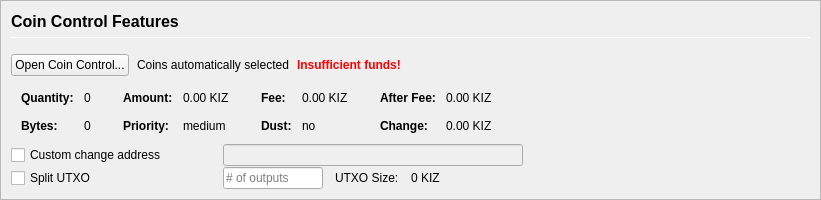
         <widget class="QFrame" name="frameCoinControl">
          <property name="sizePolicy">
           <sizepolicy hsizetype="Expanding" vsizetype="Expanding">
            <horstretch>0</horstretch>
            <verstretch>0</verstretch>
           </sizepolicy>
          </property>
          <property name="maximumSize">
           <size>
            <width>16777215</width>
            <height>16777215</height>
           </size>
          </property>
          <property name="frameShape">
           <enum>QFrame::StyledPanel</enum>
          </property>
          <property name="frameShadow">
           <enum>QFrame::Sunken</enum>
          </property>
          <layout class="QVBoxLayout" name="verticalLayoutCoinControl2">
           <property name="spacing">
            <number>0</number>
           </property>
           <property name="leftMargin">
            <number>0</number>
           </property>
           <property name="topMargin">
            <number>0</number>
           </property>
           <property name="rightMargin">
            <number>0</number>
           </property>
           <property name="bottomMargin">
            <number>0</number>
           </property>
           <item>
            <widget class="QFrame" name="frameCoinControl_BG">
             <layout class="QVBoxLayout" name="verticalLayoutCoinControl" stretch="0,0,0,0,0,0">
              <property name="spacing">
               <number>1</number>
              </property>
              <property name="leftMargin">
               <number>10</number>
              </property>
              <property name="topMargin">
               <number>10</number>
              </property>
              <item>
               <layout class="QHBoxLayout" name="horizontalLayoutCoinControl1">
                <property name="bottomMargin">
                 <number>15</number>
                </property>
                <item>
                 <layout class="QVBoxLayout" name="verticalLayout_3">
                  <property name="spacing">
                   <number>6</number>
                  </property>
                  <item>
                   <widget class="QLabel" name="labelCoinControlFeatures">
                    <property name="sizePolicy">
                     <sizepolicy hsizetype="Preferred" vsizetype="Maximum">
                      <horstretch>0</horstretch>
                      <verstretch>0</verstretch>
                     </sizepolicy>
                    </property>
                    <property name="minimumSize">
                     <size>
                      <width>0</width>
                      <height>20</height>
                     </size>
                    </property>
                    <property name="font">
                     <font>
                      <pointsize>12</pointsize>
                      <weight>75</weight>
                      <bold>true</bold>
                     </font>
                    </property>
                    <property name="styleSheet">
                     <string notr="true">font-weight:bold;</string>
                    </property>
                    <property name="text">
                     <string>Coin Control Features</string>
                    </property>
                   </widget>
                  </item>
                  <item>
                   <widget class="Line" name="line">
                    <property name="minimumSize">
                     <size>
                      <width>0</width>
                      <height>1</height>
                     </size>
                    </property>
                    <property name="maximumSize">
                     <size>
                      <width>16777215</width>
                      <height>1</height>
                     </size>
                    </property>
                    <property name="orientation">
                     <enum>Qt::Horizontal</enum>
                    </property>
                   </widget>
                  </item>
                 </layout>
                </item>
               </layout>
              </item>
              <item>
               <layout class="QHBoxLayout" name="horizontalLayoutCoinControl2" stretch="0,0,0,0">
                <property name="spacing">
                 <number>8</number>
                </property>
                <property name="bottomMargin">
                 <number>10</number>
                </property>
                <item>
                 <widget class="QPushButton" name="pushButtonCoinControl">
                  <property name="styleSheet">
                   <string notr="true"/>
                  </property>
                  <property name="text">
                   <string>Open Coin Control...</string>
                  </property>
                  <property name="autoDefault">
                   <bool>false</bool>
                  </property>
                 </widget>
                </item>
                <item>
                 <widget class="QLabel" name="labelCoinControlAutomaticallySelected">
                  <property name="text">
                   <string>Coins automatically selected</string>
                  </property>
                  <property name="margin">
                   <number>5</number>
                  </property>
                 </widget>
                </item>
                <item>
                 <widget class="QLabel" name="labelCoinControlInsuffFunds">
                  <property name="font">
                   <font>
                    <weight>75</weight>
                    <bold>true</bold>
                   </font>
                  </property>
                  <property name="styleSheet">
                   <string notr="true">color:red;font-weight:bold;</string>
                  </property>
                  <property name="text">
                   <string>Insufficient funds!</string>
                  </property>
                  <property name="margin">
                   <number>5</number>
                  </property>
                 </widget>
                </item>
                <item>
                 <spacer name="horizontalSpacerCoinControl">
                  <property name="orientation">
                   <enum>Qt::Horizontal</enum>
                  </property>
                  <property name="sizeHint" stdset="0">
                   <size>
                    <width>40</width>
                    <height>1</height>
                   </size>
                  </property>
                 </spacer>
                </item>
               </layout>
              </item>
              <item>
               <widget class="QWidget" name="widgetCoinControl" native="true">
                <property name="sizePolicy">
                 <sizepolicy hsizetype="Preferred" vsizetype="Preferred">
                  <horstretch>0</horstretch>
                  <verstretch>0</verstretch>
                 </sizepolicy>
                </property>
                <property name="minimumSize">
                 <size>
                  <width>0</width>
                  <height>0</height>
                 </size>
                </property>
                <property name="styleSheet">
                 <string notr="true"/>
                </property>
                <layout class="QHBoxLayout" name="horizontalLayoutCoinControl5">
                 <property name="leftMargin">
                  <number>0</number>
                 </property>
                 <property name="topMargin">
                  <number>0</number>
                 </property>
                 <property name="rightMargin">
                  <number>0</number>
                 </property>
                 <property name="bottomMargin">
                  <number>0</number>
                 </property>
                 <item>
                  <layout class="QHBoxLayout" name="horizontalLayoutCoinControl3" stretch="0,0,0,1">
                   <property name="spacing">
                    <number>20</number>
                   </property>
                   <property name="topMargin">
                    <number>0</number>
                   </property>
                   <property name="bottomMargin">
                    <number>10</number>
                   </property>
                   <item>
                    <layout class="QFormLayout" name="formLayoutCoinControl1">
                     <property name="horizontalSpacing">
                      <number>10</number>
                     </property>
                     <property name="verticalSpacing">
                      <number>14</number>
                     </property>
                     <property name="leftMargin">
                      <number>10</number>
                     </property>
                     <property name="topMargin">
                      <number>4</number>
                     </property>
                     <property name="rightMargin">
                      <number>6</number>
                     </property>
                     <item row="0" column="0">
                      <widget class="QLabel" name="labelCoinControlQuantityText">
                       <property name="font">
                        <font>
                         <weight>75</weight>
                         <bold>true</bold>
                        </font>
                       </property>
                       <property name="text">
                        <string>Quantity:</string>
                       </property>
                       <property name="margin">
                        <number>0</number>
                       </property>
                      </widget>
                     </item>
                     <item row="0" column="1">
                      <widget class="QLabel" name="labelCoinControlQuantity">
                       <property name="cursor">
                        <cursorShape>IBeamCursor</cursorShape>
                       </property>
                       <property name="contextMenuPolicy">
                        <enum>Qt::ActionsContextMenu</enum>
                       </property>
                       <property name="text">
                        <string notr="true">0</string>
                       </property>
                       <property name="margin">
                        <number>0</number>
                       </property>
                       <property name="textInteractionFlags">
                        <set>Qt::LinksAccessibleByMouse|Qt::TextSelectableByKeyboard|Qt::TextSelectableByMouse</set>
                       </property>
                      </widget>
                     </item>
                     <item row="1" column="0">
                      <widget class="QLabel" name="labelCoinControlBytesText">
                       <property name="font">
                        <font>
                         <weight>75</weight>
                         <bold>true</bold>
                        </font>
                       </property>
                       <property name="text">
                        <string>Bytes:</string>
                       </property>
                      </widget>
                     </item>
                     <item row="1" column="1">
                      <widget class="QLabel" name="labelCoinControlBytes">
                       <property name="cursor">
                        <cursorShape>IBeamCursor</cursorShape>
                       </property>
                       <property name="contextMenuPolicy">
                        <enum>Qt::ActionsContextMenu</enum>
                       </property>
                       <property name="text">
                        <string notr="true">0</string>
                       </property>
                       <property name="textInteractionFlags">
                        <set>Qt::LinksAccessibleByMouse|Qt::TextSelectableByKeyboard|Qt::TextSelectableByMouse</set>
                       </property>
                      </widget>
                     </item>
                    </layout>
                   </item>
                   <item>
                    <layout class="QFormLayout" name="formLayoutCoinControl2">
                     <property name="horizontalSpacing">
                      <number>10</number>
                     </property>
                     <property name="verticalSpacing">
                      <number>14</number>
                     </property>
                     <property name="leftMargin">
                      <number>6</number>
                     </property>
                     <property name="topMargin">
                      <number>4</number>
                     </property>
                     <property name="rightMargin">
                      <number>6</number>
                     </property>
                     <item row="0" column="0">
                      <widget class="QLabel" name="labelCoinControlAmountText">
                       <property name="font">
                        <font>
                         <weight>75</weight>
                         <bold>true</bold>
                        </font>
                       </property>
                       <property name="text">
                        <string>Amount:</string>
                       </property>
                       <property name="margin">
                        <number>0</number>
                       </property>
                      </widget>
                     </item>
                     <item row="0" column="1">
                      <widget class="QLabel" name="labelCoinControlAmount">
                       <property name="cursor">
                        <cursorShape>IBeamCursor</cursorShape>
                       </property>
                       <property name="contextMenuPolicy">
                        <enum>Qt::ActionsContextMenu</enum>
                       </property>
                       <property name="text">
                        <string notr="true">0.00 KIZ</string>
                       </property>
                       <property name="textInteractionFlags">
                        <set>Qt::LinksAccessibleByMouse|Qt::TextSelectableByKeyboard|Qt::TextSelectableByMouse</set>
                       </property>
                      </widget>
                     </item>
                     <item row="1" column="0">
                      <widget class="QLabel" name="labelCoinControlPriorityText">
                       <property name="font">
                        <font>
                         <weight>75</weight>
                         <bold>true</bold>
                        </font>
                       </property>
                       <property name="text">
                        <string>Priority:</string>
                       </property>
                      </widget>
                     </item>
                     <item row="1" column="1">
                      <widget class="QLabel" name="labelCoinControlPriority">
                       <property name="cursor">
                        <cursorShape>IBeamCursor</cursorShape>
                       </property>
                       <property name="contextMenuPolicy">
                        <enum>Qt::ActionsContextMenu</enum>
                       </property>
                       <property name="text">
                        <string>medium</string>
                       </property>
                       <property name="textInteractionFlags">
                        <set>Qt::LinksAccessibleByMouse|Qt::TextSelectableByKeyboard|Qt::TextSelectableByMouse</set>
                       </property>
                      </widget>
                     </item>
                    </layout>
                   </item>
                   <item>
                    <layout class="QFormLayout" name="formLayoutCoinControl3">
                     <property name="horizontalSpacing">
                      <number>10</number>
                     </property>
                     <property name="verticalSpacing">
                      <number>14</number>
                     </property>
                     <property name="leftMargin">
                      <number>6</number>
                     </property>
                     <property name="topMargin">
                      <number>4</number>
                     </property>
                     <property name="rightMargin">
                      <number>6</number>
                     </property>
                     <item row="0" column="0">
                      <widget class="QLabel" name="labelCoinControlFeeText">
                       <property name="font">
                        <font>
                         <weight>75</weight>
                         <bold>true</bold>
                        </font>
                       </property>
                       <property name="text">
                        <string>Fee:</string>
                       </property>
                       <property name="margin">
                        <number>0</number>
                       </property>
                      </widget>
                     </item>
                     <item row="0" column="1">
                      <widget class="QLabel" name="labelCoinControlFee">
                       <property name="cursor">
                        <cursorShape>IBeamCursor</cursorShape>
                       </property>
                       <property name="contextMenuPolicy">
                        <enum>Qt::ActionsContextMenu</enum>
                       </property>
                       <property name="text">
                        <string notr="true">0.00 KIZ</string>
                       </property>
                       <property name="textInteractionFlags">
                        <set>Qt::LinksAccessibleByMouse|Qt::TextSelectableByKeyboard|Qt::TextSelectableByMouse</set>
                       </property>
                      </widget>
                     </item>
                     <item row="1" column="0">
                      <widget class="QLabel" name="labelCoinControlLowOutputText">
                       <property name="font">
                        <font>
                         <weight>75</weight>
                         <bold>true</bold>
                        </font>
                       </property>
                       <property name="text">
                        <string>Dust:</string>
                       </property>
                      </widget>
                     </item>
                     <item row="1" column="1">
                      <widget class="QLabel" name="labelCoinControlLowOutput">
                       <property name="cursor">
                        <cursorShape>IBeamCursor</cursorShape>
                       </property>
                       <property name="contextMenuPolicy">
                        <enum>Qt::ActionsContextMenu</enum>
                       </property>
                       <property name="text">
                        <string>no</string>
                       </property>
                       <property name="textInteractionFlags">
                        <set>Qt::LinksAccessibleByMouse|Qt::TextSelectableByKeyboard|Qt::TextSelectableByMouse</set>
                       </property>
                      </widget>
                     </item>
                    </layout>
                   </item>
                   <item>
                    <layout class="QFormLayout" name="formLayoutCoinControl4">
                     <property name="horizontalSpacing">
                      <number>10</number>
                     </property>
                     <property name="verticalSpacing">
                      <number>14</number>
                     </property>
                     <property name="leftMargin">
                      <number>6</number>
                     </property>
                     <property name="topMargin">
                      <number>4</number>
                     </property>
                     <property name="rightMargin">
                      <number>6</number>
                     </property>
                     <item row="0" column="0">
                      <widget class="QLabel" name="labelCoinControlAfterFeeText">
                       <property name="font">
                        <font>
                         <weight>75</weight>
                         <bold>true</bold>
                        </font>
                       </property>
                       <property name="text">
                        <string>After Fee:</string>
                       </property>
                       <property name="margin">
                        <number>0</number>
                       </property>
                      </widget>
                     </item>
                     <item row="0" column="1">
                      <widget class="QLabel" name="labelCoinControlAfterFee">
                       <property name="cursor">
                        <cursorShape>IBeamCursor</cursorShape>
                       </property>
                       <property name="contextMenuPolicy">
                        <enum>Qt::ActionsContextMenu</enum>
                       </property>
                       <property name="text">
                        <string notr="true">0.00 KIZ</string>
                       </property>
                       <property name="textInteractionFlags">
                        <set>Qt::LinksAccessibleByMouse|Qt::TextSelectableByKeyboard|Qt::TextSelectableByMouse</set>
                       </property>
                      </widget>
                     </item>
                     <item row="1" column="0">
                      <widget class="QLabel" name="labelCoinControlChangeText">
                       <property name="font">
                        <font>
                         <weight>75</weight>
                         <bold>true</bold>
                        </font>
                       </property>
                       <property name="text">
                        <string>Change:</string>
                       </property>
                      </widget>
                     </item>
                     <item row="1" column="1">
                      <widget class="QLabel" name="labelCoinControlChange">
                       <property name="cursor">
                        <cursorShape>IBeamCursor</cursorShape>
                       </property>
                       <property name="contextMenuPolicy">
                        <enum>Qt::ActionsContextMenu</enum>
                       </property>
                       <property name="text">
                        <string notr="true">0.00 KIZ</string>
                       </property>
                       <property name="textInteractionFlags">
                        <set>Qt::LinksAccessibleByMouse|Qt::TextSelectableByKeyboard|Qt::TextSelectableByMouse</set>
                       </property>
                      </widget>
                     </item>
                    </layout>
                   </item>
                  </layout>
                 </item>
                </layout>
               </widget>
              </item>
              <item>
               <layout class="QHBoxLayout" name="horizontalLayoutCoinControl4">
                <property name="spacing">
                 <number>12</number>
                </property>
                <property name="sizeConstraint">
                 <enum>QLayout::SetDefaultConstraint</enum>
                </property>
                <property name="topMargin">
                 <number>0</number>
                </property>
                <property name="rightMargin">
                 <number>0</number>
                </property>
                <item>
                 <widget class="QCheckBox" name="checkBoxCoinControlChange">
                  <property name="sizePolicy">
                   <sizepolicy hsizetype="Preferred" vsizetype="Preferred">
                    <horstretch>0</horstretch>
                    <verstretch>0</verstretch>
                   </sizepolicy>
                  </property>
                  <property name="minimumSize">
                   <size>
                    <width>200</width>
                    <height>0</height>
                   </size>
                  </property>
                  <property name="maximumSize">
                   <size>
                    <width>200</width>
                    <height>16777215</height>
                   </size>
                  </property>
                  <property name="toolTip">
                   <string>If this is activated, but the change address is empty or invalid, change will be sent to a newly generated address.</string>
                  </property>
                  <property name="text">
                   <string>Custom change address</string>
                  </property>
                 </widget>
                </item>
                <item>
                 <widget class="QValidatedLineEdit" name="lineEditCoinControlChange">
                  <property name="enabled">
                   <bool>false</bool>
                  </property>
                  <property name="sizePolicy">
                   <sizepolicy hsizetype="Preferred" vsizetype="Preferred">
                    <horstretch>0</horstretch>
                    <verstretch>0</verstretch>
                   </sizepolicy>
                  </property>
                  <property name="minimumSize">
                   <size>
                    <width>300</width>
                    <height>0</height>
                   </size>
                  </property>
                 </widget>
                </item>
                <item>
                 <widget class="QLabel" name="labelCoinControlChangeLabel">
                  <property name="sizePolicy">
                   <sizepolicy hsizetype="Preferred" vsizetype="Preferred">
                    <horstretch>0</horstretch>
                    <verstretch>0</verstretch>
                   </sizepolicy>
                  </property>
                  <property name="minimumSize">
                   <size>
                    <width>100</width>
                    <height>0</height>
                   </size>
                  </property>
                  <property name="text">
                   <string/>
                  </property>
                  <property name="margin">
                   <number>3</number>
                  </property>
                 </widget>
                </item>
               </layout>
              </item>
              <item>
               <layout class="QHBoxLayout" name="horizontalLayoutCoinControl6">
                <property name="spacing">
                 <number>12</number>
                </property>
                <property name="rightMargin">
                 <number>0</number>
                </property>
                <item>
                 <widget class="QCheckBox" name="splitBlockCheckBox">
                  <property name="sizePolicy">
                   <sizepolicy hsizetype="Preferred" vsizetype="Preferred">
                    <horstretch>0</horstretch>
                    <verstretch>0</verstretch>
                   </sizepolicy>
                  </property>
                  <property name="minimumSize">
                   <size>
                    <width>200</width>
                    <height>0</height>
                   </size>
                  </property>
                  <property name="maximumSize">
                   <size>
                    <width>200</width>
                    <height>16777215</height>
                   </size>
                  </property>
                  <property name="text">
                   <string>Split UTXO</string>
                  </property>
                 </widget>
                </item>
                <item>
                 <widget class="QLineEdit" name="splitBlockLineEdit">
                  <property name="sizePolicy">
                   <sizepolicy hsizetype="Preferred" vsizetype="Preferred">
                    <horstretch>50</horstretch>
                    <verstretch>0</verstretch>
                   </sizepolicy>
                  </property>
                  <property name="minimumSize">
                   <size>
                    <width>100</width>
                    <height>0</height>
                   </size>
                  </property>
                  <property name="maximumSize">
                   <size>
                    <width>100</width>
                    <height>16777215</height>
                   </size>
                  </property>
                  <property name="placeholderText">
                   <string># of outputs</string>
                  </property>
                 </widget>
                </item>
                <item>
                 <widget class="QLabel" name="labelBlockSizeText">
                  <property name="text">
                   <string>UTXO Size:</string>
                  </property>
                 </widget>
                </item>
                <item>
                 <widget class="QLabel" name="labelBlockSize">
                  <property name="text">
                   <string>0 KIZ</string>
                  </property>
                 </widget>
                </item>
                <item>
                 <spacer name="horizontalSpacer_7">
                  <property name="orientation">
                   <enum>Qt::Horizontal</enum>
                  </property>
                  <property name="sizeHint" stdset="0">
                   <size>
                    <width>40</width>
                    <height>20</height>
                   </size>
                  </property>
                 </spacer>
                </item>
               </layout>
              </item>
              <item>
               <spacer name="verticalSpacerCoinControl">
                <property name="orientation">
                 <enum>Qt::Vertical</enum>
                </property>
                <property name="sizeHint" stdset="0">
                 <size>
                  <width>800</width>
                  <height>1</height>
                 </size>
                </property>
               </spacer>
              </item>
             </layout>
            </widget>
           </item>
          </layout>
         </widget>
